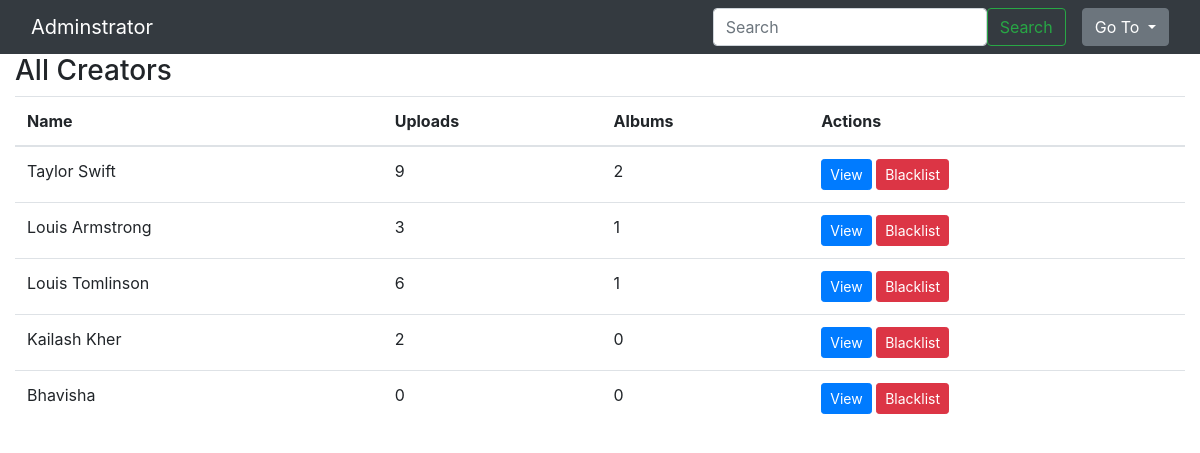
The page /show_admin on the database its author committed.
### models.py (models this page shows)
class Artist(db.Model):
    artist_id=db.Column(db.Integer(),primary_key=True,autoincrement=True)
    artist_user_id=db.Column(db.Integer(),db.ForeignKey('user.user_id'),unique=True,nullable=False)
    artist_name=db.Column(db.String(),nullable=False)
    blacklisted=db.Column(db.Boolean(),default=False)
    songs=db.relationship('Songs',backref="song_by")
    albums=db.relationship('Album',backref="owner")

### app.py (the view)
@app.route('/show_admin', methods=['GET'])
def show_admin():
   parameter=request.args.get('parameter')
   if parameter=='songs':
      results=Songs.query.all()
   elif parameter=="albums":
      results=Album.query.all()
   else:
      results=Artist.query.all()
   return render_template('show_admin.html',results=results, parameter=parameter)

### templates/show_admin.html (shortened to what this page needs)
<!DOCTYPE html>
<html lang="en">
<head>
    <link rel="stylesheet" href="https://cdn.jsdelivr.net/npm/bootstrap@4.0.0/dist/css/bootstrap.min.css">
    <link rel="stylesheet" href="https://cdn.jsdelivr.net/npm/bootstrap-icons@1.11.1/font/bootstrap-icons.css">
</head>
<body>
    <nav class="navbar bg-dark">
        <form class="container-fluid" action="/search_by_admin" method="POST">
           <span style="color:white;font-size:20px">Adminstrator</span>
          <div class="ml-auto d-flex">
            <input class="form-control" type="search" placeholder="Search" aria-label="Search" name="admin_search">
           <button class="btn btn-outline-success mr-3" type="submit">Search</button>
           <div class="dropdown">
            <a class="btn btn-secondary dropdown-toggle" href="#" role="button" data-bs-toggle="dropdown" aria-expanded="false">
              Go To
            </a>
          </div>
          </div>
        </form>
      </nav>
      {% if parameter=="songs" %}
      <div class="container-fluid">
        <h3>All Songs</h3>
        <table class="table">
            <thead>
              <tr>
                <th scope="col">Song Name</th>
                <th scope="col">Artist</th>
                <th scope="col">Album Name</th>
                <th scope="col">Actions</th>
              </tr>
            </thead>
            <tbody>
                {% for song in results %}
              <tr>
                <td>{{song.song_name}}</td>
                <td>{{song.song_by.artist_name}}</td>
                {% if song.album is not none %}
                <td>{{song.from_album.album_name}}</td>
                {% else %}
                <td>Single</td>
                {% endif %}
                <td>
                    <a href="/admin_play_song/{{song.song_id}}" class="btn-sm btn btn btn-primary">Play</a>
                    {% if song.flag==False %}
                    <a href="/flag_song/{{song.song_id}}" class="btn-sm btn btn btn-warning" type="button">Flag</a>
                    {% else %}
                    <a href="/unflag_song/{{song.song_id}}" class="btn-sm btn btn btn-success" type="button">Unflag</a>
                    {% endif %}
                </td>
              </tr>
              {% endfor %}
            </tbody>
          </table>
      </div>
      {% else %}
      <div class="container-fluid">
        <h3>All Creators</h3>
        <table class="table">
            <thead>
              <tr>
                <th scope="col">Name</th>
                <th scope="col">Uploads</th>
                <th scope="col">Albums</th>
                <th scope="col">Actions</th>
              </tr>
            </thead>
            <tbody>
                {% for artist in results %}
              <tr>
                <td>{{artist.artist_name}}</td>
                <td>{{artist.songs|length}}</td>
                <td>{{artist.albums|length}}</td>
                <td>
                  <a href="/admin_view_artist/{{artist.artist_id}}" class="btn-sm btn btn btn-primary">View</a>
                    {% if artist.blacklisted==False %}
                    <a href="/blacklist/{{artist.artist_id}}" class="btn-sm btn btn btn-danger" type="button">Blacklist</a>
                    {% else %}
                    <a href="/deblacklist/{{artist.artist_id}}" class="btn-sm btn btn btn-warning" type="button">Whitelist</a>
                    {% endif %}
                </td>
              </tr>
              {% endfor %}
            </tbody>
          </table>
      </div>
      {% endif %}
</body>
</html>

### rows shown on the page
Artist: artist_name "Taylor Swift", songs|length "9", albums|length "2"
Artist: artist_name "Louis Armstrong", songs|length "3", albums|length "1"
Artist: artist_name "Louis Tomlinson", songs|length "6", albums|length "1"
Artist: artist_name "Kailash Kher", songs|length "2", albums|length "0"
Artist: artist_name "Bhavisha", songs|length "0", albums|length "0"
